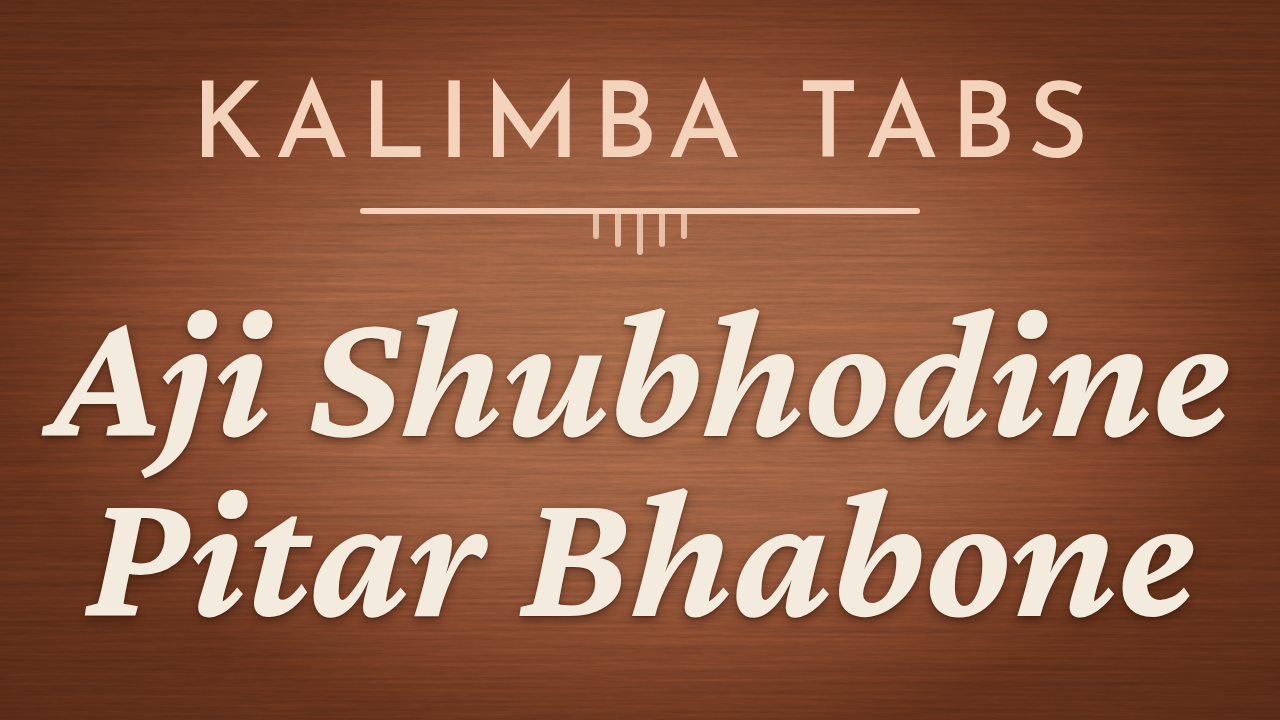
#> input picture data/intermediate_data/ktab/rs000077/v2_thumbnail.png, 1280 x 720 px
$ python figure_paper.py ../../data/intermediate_data/ktab/rs000077/v2_thumbnail.png ../../data/intermediate_data/ktab/rs000077/v2_thumbnail.png ../../data/intermediate_data/ktab/rs000077/v2_thumbnail.png 1.0 5 5
#> lines starting #> are read from the running program, lines starting #| are printed output that depends on the picture
"""Paper background (1920x1080) with a faint line-art figure on the right, multiplied into the
grain, e.g. a dancer for a dance song. The lines are thinned (MaxFilter) and drawn in a warm brown.

    python3 figure_paper.py paper.png figure.png out.png [opacity .16] [thin 3] [height 860] [right margin 40] [top: 'c' = centred] [ink: 'sat']

ink 'sat': coloured lines on a grey/white ground (e.g. a fake transparency checkerboard baked into the
pixels): the ink is taken from the colour saturation, so the grey ground drops out.

then: kalimba_video.py tab.ktab out.png ...
Mamo Chitte (approved 2026-11-20): dancing_girl.png .35 3 602 135 c
Mayabano Biharini: forest.png .35 1 602 135 c sat"""
import sys, numpy as np
from PIL import Image, ImageFilter, ImageOps
paper, fig, out = sys.argv[1:4]
op = float(sys.argv[4]) if len(sys.argv) > 4 else .16
thin = int(sys.argv[5]) if len(sys.argv) > 5 else 3
hgt = int(sys.argv[6]) if len(sys.argv) > 6 else 860
right = int(sys.argv[7]) if len(sys.argv) > 7 else 40         # px from the right edge
top = sys.argv[8] if len(sys.argv) > 8 else ''                  # 'c' centres it heightwise
sat = len(sys.argv) > 9 and sys.argv[9] == 'sat'
W, H = 1920, 1080
src = Image.open(paper).convert("RGB")
#> src is the input picture: PIL image 1280x720 RGB; mean R, G, B 144.9, 94.5, 69.8
sc = max(W / src.width, H / src.height)
#> sc = 1.5
big = src.resize((round(src.width*sc), round(src.height*sc)), Image.LANCZOS)
l, t = (big.width - W)//2, (big.height - H)//2
#> l = 0; t = 0
pap = np.asarray(big.crop((l, t, l+W, t+H))).astype(np.float32)
if sat:
    rgb = np.asarray(Image.open(fig).convert("RGB")).astype(np.float32)
    s_ = rgb.max(2) - rgb.min(2)                             # saturation: the coloured lines
    g = Image.fromarray((255 - np.clip((s_ - 25) / 85, 0, 1) * 255).astype(np.uint8))
else:
    g = Image.open(fig).convert("L")
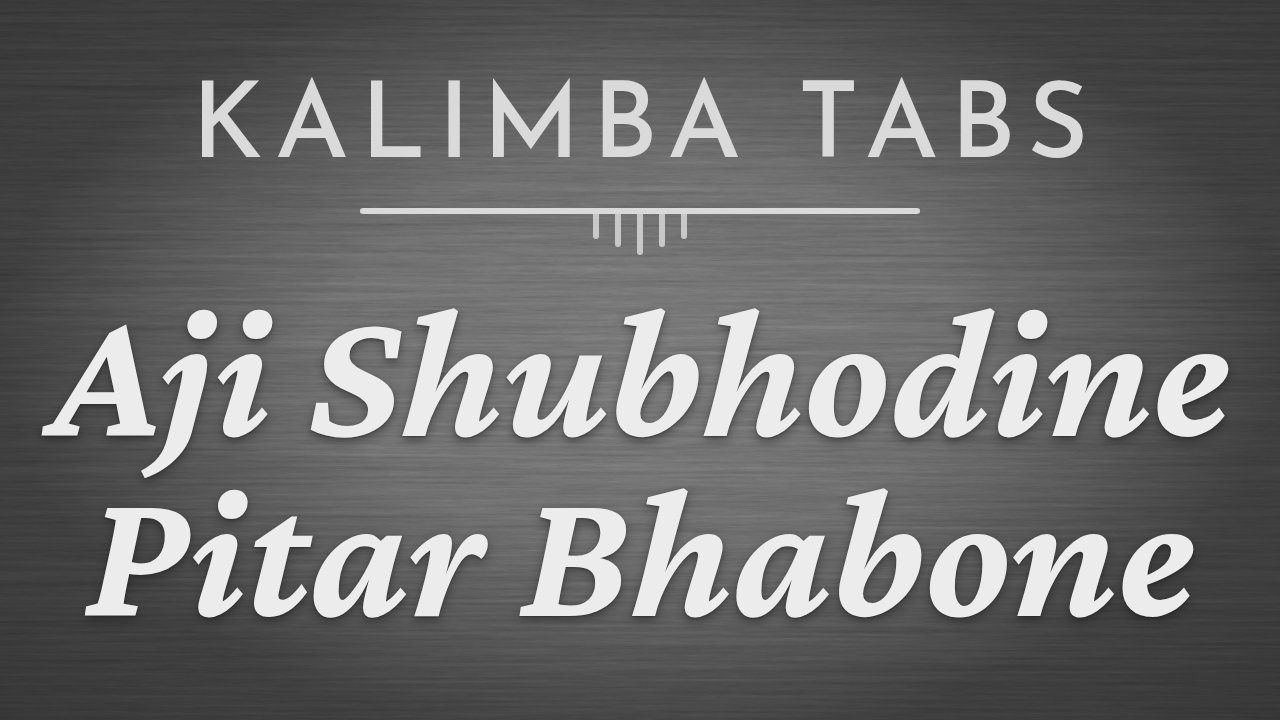
#> g: PIL image 1280x720 L; min 39, max 236, mean 106.7
if thin > 1:
    g = g.filter(ImageFilter.MaxFilter(thin))          # lighten = thinner dark lines
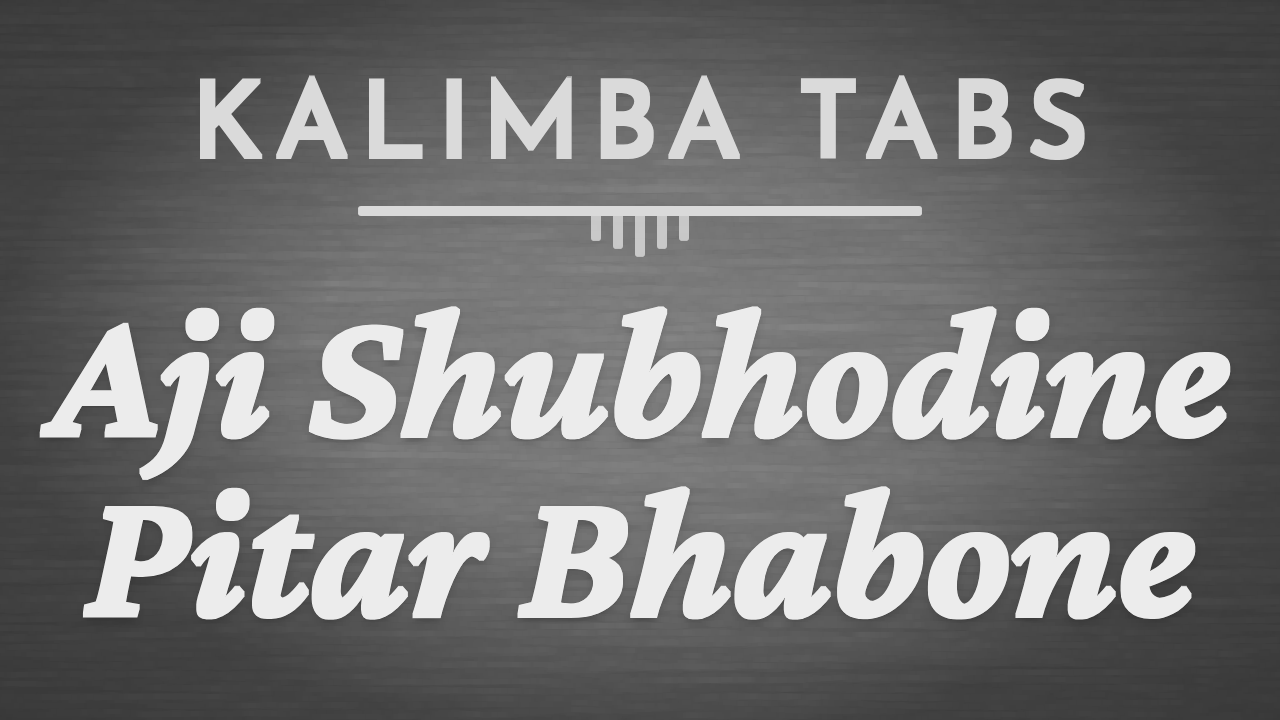
#> g: PIL image 1280x720 L; min 54, max 236, mean 116.2
ink = 255 - np.asarray(g).astype(np.float32)
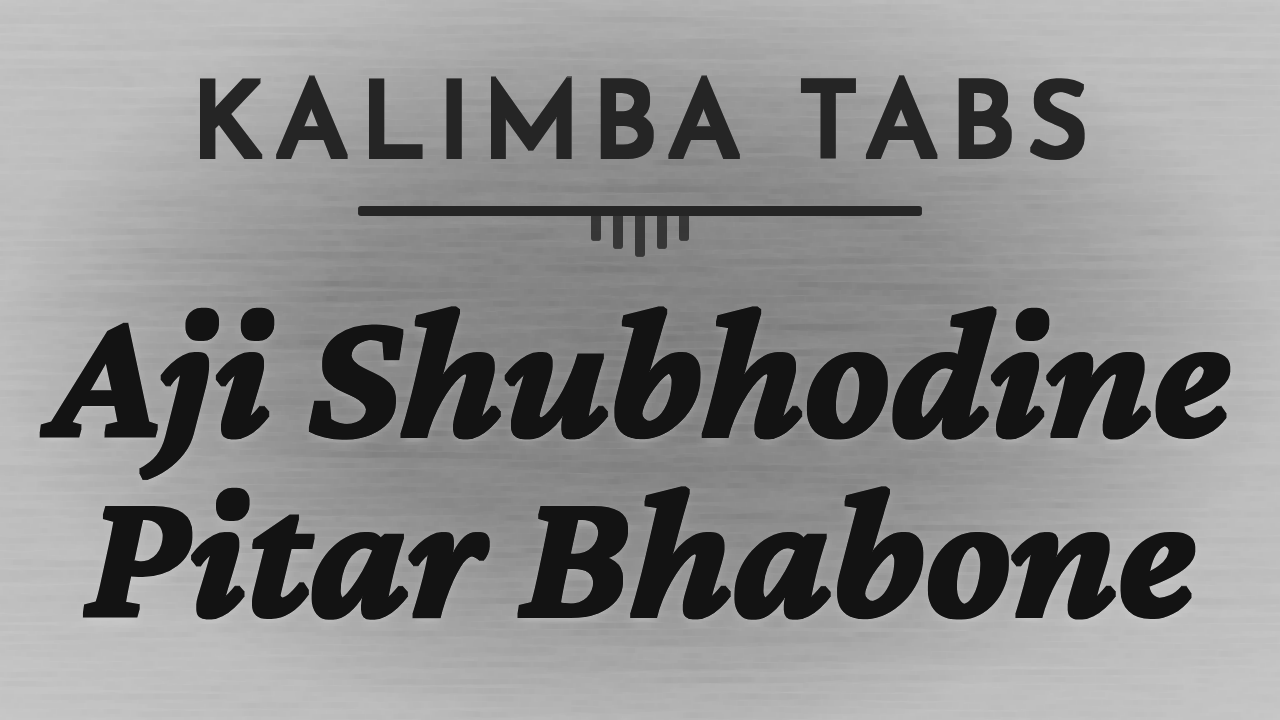
#> ink: shape (720, 1280) float32; min 19, max 201, mean 138.8
ys, xs = np.where(ink > 40)
g = g.crop((max(xs.min()-10, 0), max(ys.min()-10, 0), min(xs.max()+10, g.width), min(ys.max()+10, g.height)))  # inside the image: a crop past the edge pads black = ink
w = round(g.width * hgt / g.height)
#> w = 9
g = g.resize((w, hgt), Image.LANCZOS)
a = (255 - np.asarray(g).astype(np.float32)) / 255 * op   # line darkness -> alpha
x0 = W - w - right
#> x0 = 1871
y0 = (H - hgt) // 2 if top == 'c' else int(top) if top else H - hgt - 70
col = np.array([92, 58, 36], np.float32)                    # warm brown ink
reg = pap[y0:y0+hgt, x0:x0+w]
pap[y0:y0+hgt, x0:x0+w] = reg * (1 - a[..., None]) + (reg * col / 255) * a[..., None]
Image.fromarray(np.clip(pap, 0, 255).astype(np.uint8)).save(out)
print('figure', w, 'x', hgt, 'at', x0, y0)
#| figure 9 x 5 at 1871 1005
